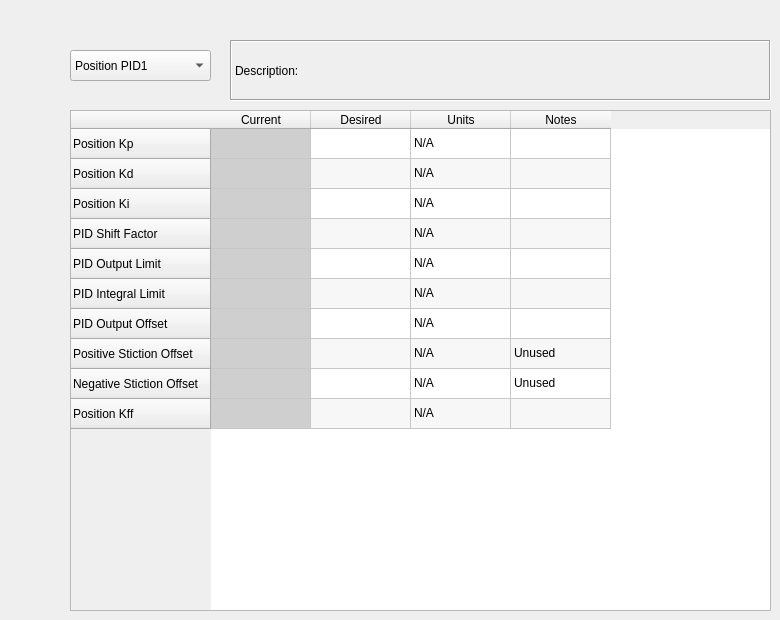
     <widget class="QWidget" name="tabPosition">
      <attribute name="title">
       <string>Position PID</string>
      </attribute>
      <widget class="QTableWidget" name="tablePosition">
       <property name="geometry">
        <rect>
         <x>70</x>
         <y>110</y>
         <width>701</width>
         <height>501</height>
        </rect>
       </property>
       <property name="alternatingRowColors">
        <bool>true</bool>
       </property>
       <property name="selectionMode">
        <enum>QAbstractItemView::NoSelection</enum>
       </property>
       <property name="showGrid">
        <bool>true</bool>
       </property>
       <row>
        <property name="text">
         <string>Position Kp</string>
        </property>
       </row>
       <row>
        <property name="text">
         <string>Position Kd</string>
        </property>
       </row>
       <row>
        <property name="text">
         <string>Position Ki</string>
        </property>
       </row>
       <row>
        <property name="text">
         <string>PID Shift Factor</string>
        </property>
       </row>
       <row>
        <property name="text">
         <string>PID Output Limit</string>
        </property>
       </row>
       <row>
        <property name="text">
         <string>PID Integral Limit</string>
        </property>
       </row>
       <row>
        <property name="text">
         <string>PID Output Offset</string>
        </property>
       </row>
       <row>
        <property name="text">
         <string>Positive Stiction Offset</string>
        </property>
       </row>
       <row>
        <property name="text">
         <string>Negative Stiction Offset</string>
        </property>
       </row>
       <row>
        <property name="text">
         <string>Position Kff</string>
        </property>
       </row>
       <column>
        <property name="text">
         <string>Current</string>
        </property>
       </column>
       <column>
        <property name="text">
         <string>Desired</string>
        </property>
       </column>
       <column>
        <property name="text">
         <string>Units</string>
        </property>
       </column>
       <column>
        <property name="text">
         <string>Notes</string>
        </property>
       </column>
       <item row="0" column="0">
        <property name="text">
         <string/>
        </property>
        <property name="background">
         <brush brushstyle="SolidPattern">
          <color alpha="255">
           <red>207</red>
           <green>207</green>
           <blue>207</blue>
          </color>
         </brush>
        </property>
        <property name="foreground">
         <brush brushstyle="SolidPattern">
          <color alpha="255">
           <red>35</red>
           <green>38</green>
           <blue>41</blue>
          </color>
         </brush>
        </property>
        <property name="flags">
         <set>ItemIsEnabled</set>
        </property>
       </item>
       <item row="0" column="1">
        <property name="text">
         <string/>
        </property>
        <property name="flags">
         <set>ItemIsSelectable|ItemIsEditable|ItemIsDragEnabled|ItemIsUserCheckable|ItemIsEnabled</set>
        </property>
       </item>
       <item row="0" column="2">
        <property name="text">
         <string>N/A</string>
        </property>
        <property name="flags">
         <set>NoItemFlags</set>
        </property>
       </item>
       <item row="1" column="0">
        <property name="text">
         <string/>
        </property>
        <property name="background">
         <brush brushstyle="SolidPattern">
          <color alpha="255">
           <red>207</red>
           <green>207</green>
           <blue>207</blue>
          </color>
         </brush>
        </property>
        <property name="foreground">
         <brush brushstyle="SolidPattern">
          <color alpha="255">
           <red>35</red>
           <green>38</green>
           <blue>41</blue>
          </color>
         </brush>
        </property>
        <property name="flags">
         <set>ItemIsEnabled</set>
        </property>
       </item>
       <item row="1" column="1">
        <property name="text">
         <string/>
        </property>
        <property name="flags">
         <set>ItemIsSelectable|ItemIsEditable|ItemIsDragEnabled|ItemIsUserCheckable|ItemIsEnabled</set>
        </property>
       </item>
       <item row="1" column="2">
        <property name="text">
         <string>N/A</string>
        </property>
        <property name="flags">
         <set>NoItemFlags</set>
        </property>
       </item>
       <item row="2" column="0">
        <property name="text">
         <string/>
        </property>
        <property name="background">
         <brush brushstyle="SolidPattern">
          <color alpha="255">
           <red>207</red>
           <green>207</green>
           <blue>207</blue>
          </color>
         </brush>
        </property>
        <property name="foreground">
         <brush brushstyle="SolidPattern">
          <color alpha="255">
           <red>35</red>
           <green>38</green>
           <blue>41</blue>
          </color>
         </brush>
        </property>
        <property name="flags">
         <set>ItemIsEnabled</set>
        </property>
       </item>
       <item row="2" column="1">
        <property name="text">
         <string/>
        </property>
        <property name="flags">
         <set>ItemIsSelectable|ItemIsEditable|ItemIsDragEnabled|ItemIsUserCheckable|ItemIsEnabled</set>
        </property>
       </item>
       <item row="2" column="2">
        <property name="text">
         <string>N/A</string>
        </property>
        <property name="flags">
         <set>NoItemFlags</set>
        </property>
       </item>
       <item row="3" column="0">
        <property name="text">
         <string/>
        </property>
        <property name="background">
         <brush brushstyle="SolidPattern">
          <color alpha="255">
           <red>207</red>
           <green>207</green>
           <blue>207</blue>
          </color>
         </brush>
        </property>
        <property name="foreground">
         <brush brushstyle="SolidPattern">
          <color alpha="255">
           <red>35</red>
           <green>38</green>
           <blue>41</blue>
          </color>
         </brush>
        </property>
        <property name="flags">
         <set>ItemIsEnabled</set>
        </property>
       </item>
       <item row="3" column="1">
        <property name="text">
         <string/>
        </property>
        <property name="flags">
         <set>ItemIsSelectable|ItemIsEditable|ItemIsDragEnabled|ItemIsUserCheckable|ItemIsEnabled</set>
        </property>
       </item>
       <item row="3" column="2">
        <property name="text">
         <string>N/A</string>
        </property>
        <property name="flags">
         <set>NoItemFlags</set>
        </property>
       </item>
       <item row="4" column="0">
        <property name="text">
         <string/>
        </property>
        <property name="background">
         <brush brushstyle="SolidPattern">
          <color alpha="255">
           <red>207</red>
           <green>207</green>
           <blue>207</blue>
          </color>
         </brush>
        </property>
        <property name="foreground">
         <brush brushstyle="SolidPattern">
          <color alpha="255">
           <red>35</red>
           <green>38</green>
           <blue>41</blue>
          </color>
         </brush>
        </property>
        <property name="flags">
         <set>ItemIsEnabled</set>
        </property>
       </item>
       <item row="4" column="1">
        <property name="text">
         <string/>
        </property>
        <property name="flags">
         <set>ItemIsSelectable|ItemIsEditable|ItemIsDragEnabled|ItemIsUserCheckable|ItemIsEnabled</set>
        </property>
       </item>
       <item row="4" column="2">
        <property name="text">
         <string>N/A</string>
        </property>
        <property name="flags">
         <set>NoItemFlags</set>
        </property>
       </item>
       <item row="5" column="0">
        <property name="text">
         <string/>
        </property>
        <property name="background">
         <brush brushstyle="SolidPattern">
          <color alpha="255">
           <red>207</red>
           <green>207</green>
           <blue>207</blue>
          </color>
         </brush>
        </property>
        <property name="foreground">
         <brush brushstyle="SolidPattern">
          <color alpha="255">
           <red>35</red>
           <green>38</green>
           <blue>41</blue>
          </color>
         </brush>
        </property>
        <property name="flags">
         <set>ItemIsEnabled</set>
        </property>
       </item>
       <item row="5" column="1">
        <property name="text">
         <string/>
        </property>
        <property name="flags">
         <set>ItemIsSelectable|ItemIsEditable|ItemIsDragEnabled|ItemIsUserCheckable|ItemIsEnabled</set>
        </property>
       </item>
       <item row="5" column="2">
        <property name="text">
         <string>N/A</string>
        </property>
        <property name="flags">
         <set>NoItemFlags</set>
        </property>
       </item>
       <item row="6" column="0">
        <property name="text">
         <string/>
        </property>
        <property name="background">
         <brush brushstyle="SolidPattern">
          <color alpha="255">
           <red>207</red>
           <green>207</green>
           <blue>207</blue>
          </color>
         </brush>
        </property>
        <property name="foreground">
         <brush brushstyle="SolidPattern">
          <color alpha="255">
           <red>35</red>
           <green>38</green>
           <blue>41</blue>
          </color>
         </brush>
        </property>
        <property name="flags">
         <set>ItemIsEnabled</set>
        </property>
       </item>
       <item row="6" column="1">
        <property name="text">
         <string/>
        </property>
        <property name="flags">
         <set>ItemIsSelectable|ItemIsEditable|ItemIsDragEnabled|ItemIsUserCheckable|ItemIsEnabled</set>
        </property>
       </item>
       <item row="6" column="2">
        <property name="text">
         <string>N/A</string>
        </property>
        <property name="flags">
         <set>NoItemFlags</set>
        </property>
       </item>
       <item row="7" column="0">
        <property name="text">
         <string/>
        </property>
        <property name="background">
         <brush brushstyle="SolidPattern">
          <color alpha="255">
           <red>207</red>
           <green>207</green>
           <blue>207</blue>
          </color>
         </brush>
        </property>
        <property name="foreground">
         <brush brushstyle="SolidPattern">
          <color alpha="255">
           <red>35</red>
           <green>38</green>
           <blue>41</blue>
          </color>
         </brush>
        </property>
        <property name="flags">
         <set>ItemIsEnabled</set>
        </property>
       </item>
       <item row="7" column="1">
        <property name="text">
         <string/>
        </property>
        <property name="flags">
         <set>ItemIsSelectable|ItemIsEditable|ItemIsDragEnabled|ItemIsUserCheckable|ItemIsEnabled</set>
        </property>
       </item>
       <item row="7" column="2">
        <property name="text">
         <string>N/A</string>
        </property>
        <property name="flags">
         <set>NoItemFlags</set>
        </property>
       </item>
       <item row="7" column="3">
        <property name="text">
         <string>Unused</string>
        </property>
       </item>
       <item row="8" column="0">
        <property name="text">
         <string/>
        </property>
        <property name="background">
         <brush brushstyle="SolidPattern">
          <color alpha="255">
           <red>207</red>
           <green>207</green>
           <blue>207</blue>
          </color>
         </brush>
        </property>
        <property name="foreground">
         <brush brushstyle="SolidPattern">
          <color alpha="255">
           <red>35</red>
           <green>38</green>
           <blue>41</blue>
          </color>
         </brush>
        </property>
        <property name="flags">
         <set>ItemIsEnabled</set>
        </property>
       </item>
       <item row="8" column="1">
        <property name="text">
         <string/>
        </property>
        <property name="flags">
         <set>ItemIsSelectable|ItemIsEditable|ItemIsDragEnabled|ItemIsUserCheckable|ItemIsEnabled</set>
        </property>
       </item>
       <item row="8" column="2">
        <property name="text">
         <string>N/A</string>
        </property>
        <property name="flags">
         <set>NoItemFlags</set>
        </property>
       </item>
       <item row="8" column="3">
        <property name="text">
         <string>Unused</string>
        </property>
       </item>
       <item row="9" column="0">
        <property name="text">
         <string/>
        </property>
        <property name="background">
         <brush brushstyle="SolidPattern">
          <color alpha="255">
           <red>207</red>
           <green>207</green>
           <blue>207</blue>
          </color>
         </brush>
        </property>
        <property name="flags">
         <set>ItemIsEnabled</set>
        </property>
       </item>
       <item row="9" column="1">
        <property name="flags">
         <set>ItemIsSelectable|ItemIsEditable|ItemIsDragEnabled|ItemIsUserCheckable|ItemIsEnabled</set>
        </property>
       </item>
       <item row="9" column="2">
        <property name="text">
         <string>N/A</string>
        </property>
        <property name="flags">
         <set>NoItemFlags</set>
        </property>
       </item>
      </widget>
      <widget class="QLabel" name="descPosition">
       <property name="geometry">
        <rect>
         <x>230</x>
         <y>40</y>
         <width>541</width>
         <height>61</height>
        </rect>
       </property>
       <property name="autoFillBackground">
        <bool>false</bool>
       </property>
       <property name="frameShape">
        <enum>QFrame::Box</enum>
       </property>
       <property name="frameShadow">
        <enum>QFrame::Sunken</enum>
       </property>
       <property name="text">
        <string>Description:</string>
       </property>
      </widget>
      <widget class="QComboBox" name="selectPosition">
       <property name="geometry">
        <rect>
         <x>70</x>
         <y>50</y>
         <width>141</width>
         <height>31</height>
        </rect>
       </property>
       <item>
        <property name="text">
         <string>Position PID1</string>
        </property>
       </item>
       <item>
        <property name="text">
         <string>Position PID2</string>
        </property>
       </item>
       <item>
        <property name="text">
         <string>Position PID3</string>
        </property>
       </item>
      </widget>
     </widget>
